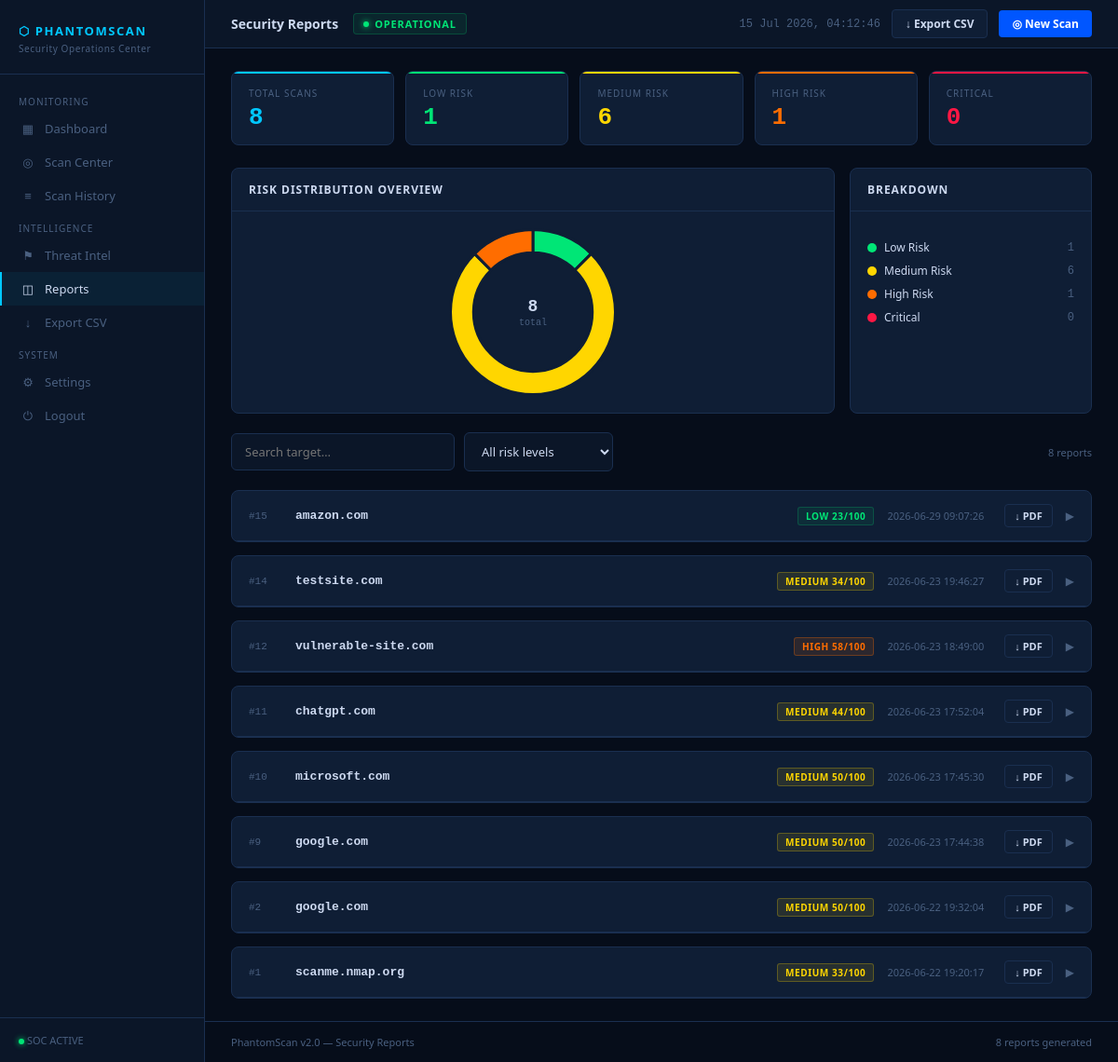
The app's page /reports (signed in), older data.
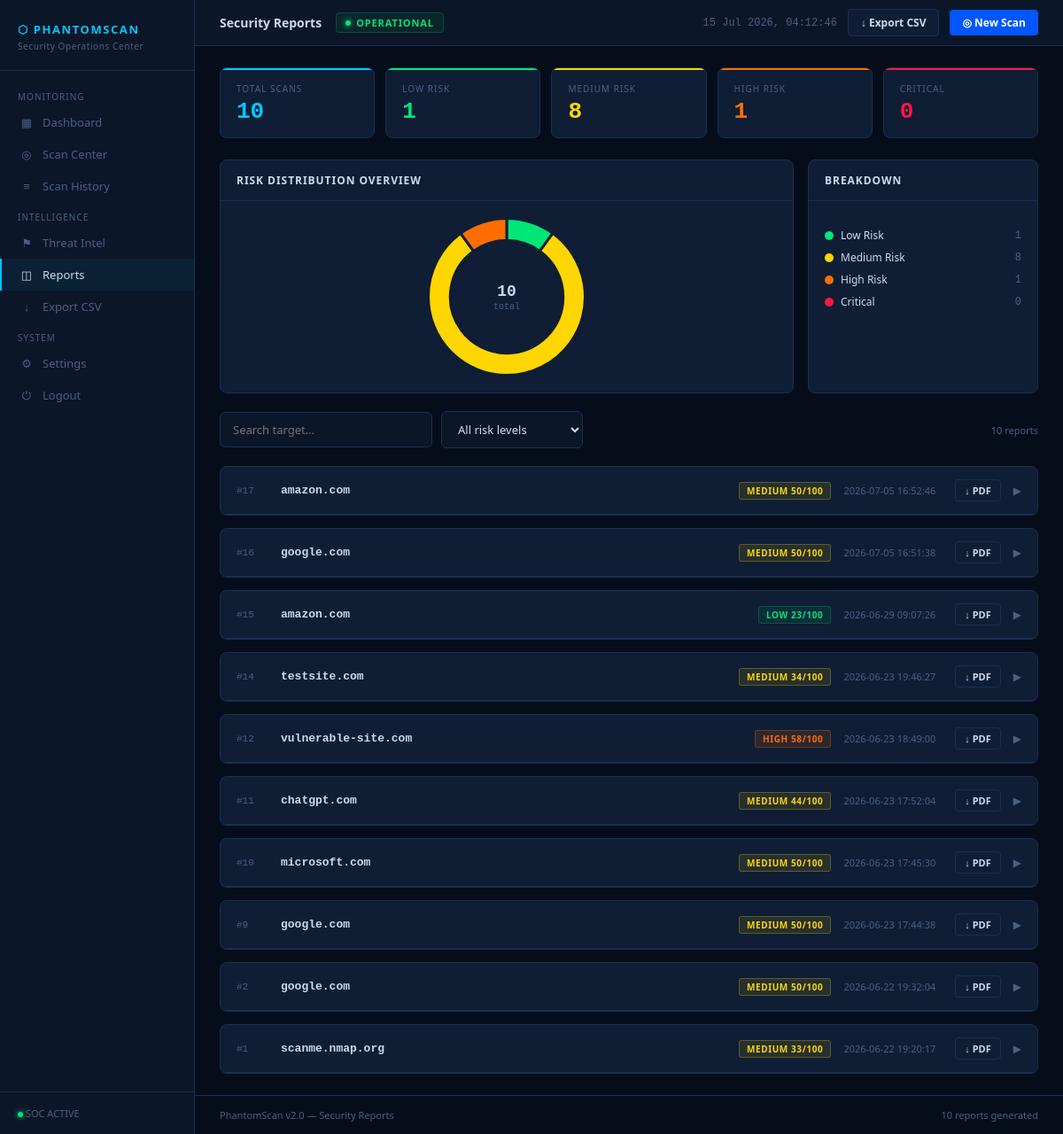
The same page, newer data.
### tables this page shows
CREATE TABLE scans (
            id INTEGER PRIMARY KEY AUTOINCREMENT,
            target TEXT NOT NULL,
            open_ports TEXT,
            ssl_issues TEXT,
            header_issues TEXT,
            risk_score INTEGER,
            timestamp TEXT
        );

### app.py (the view)
@app.route("/reports")
@login_required
def reports():
    rows = get_all_scans()
    enriched = []
    for row in rows:
        score = row[5]
        if   score <= 25: rc, rl = "low",      "LOW"
        elif score <= 50: rc, rl = "medium",   "MEDIUM"
        elif score <= 75: rc, rl = "high",     "HIGH"
        else:             rc, rl = "critical", "CRITICAL"
        try:    ports = ast.literal_eval(row[2])
        except: ports = []
        try:    ssl_list = ast.literal_eval(row[3])
        except: ssl_list = [row[3]] if row[3] else []
        try:    hdr_list = ast.literal_eval(row[4])
        except: hdr_list = [row[4]] if row[4] else []
        enriched.append({
            "id": row[0], "target": row[1],
            "ports": ports, "ssl": ssl_list, "headers": hdr_list,
            "score": score, "risk_class": rc, "risk_label": rl,
            "timestamp": row[6],
        })
    return render_template("reports.html", scans=enriched, stats=get_stats())

### app.py (called while the page is built)
def login_required(f):
    from functools import wraps
    @wraps(f)
    def decorated(*args, **kwargs):
        if "user" not in session:
            return redirect("/login")
        return f(*args, **kwargs)
    return decorated

### db.py (called while the page is built)
def get_all_scans():
    with sqlite3.connect(DB) as conn:
        c = conn.cursor()
        c.execute("SELECT * FROM scans ORDER BY id DESC")
        return c.fetchall()

def get_stats():
    with sqlite3.connect(DB) as conn:
        c = conn.cursor()
        c.execute("SELECT risk_score FROM scans")
        rows = c.fetchall()
    low = medium = high = critical = 0
    for (score,) in rows:
        if score <= 25:
            low += 1
        elif score <= 50:
            medium += 1
        elif score <= 75:
            high += 1
        else:
            critical += 1
    return {
        "total": len(rows),
        "low": low,
        "medium": medium,
        "high": high,
        "critical": critical
    }

### templates/reports.html (shortened to what this page needs)
<!DOCTYPE html>
<html lang="en">
<head>
<link rel="stylesheet" href="/static/style.css">
</head>
<body>
<div class="layout">
<aside class="sidebar">
  <div class="sidebar-logo">
    <div class="wordmark">⬡ PhantomScan</div>
    <div class="tagline">Security Operations Center</div>
  </div>
  <nav class="nav">
    <div class="nav-section">Monitoring</div>
    <a href="/dashboard"><i class="icon">▦</i> Dashboard</a>
    <a href="/"><i class="icon">◎</i> Scan Center</a>
    <a href="/history"><i class="icon">≡</i> Scan History</a>
    <div class="nav-section">Intelligence</div>
    <a href="/threat-intel"><i class="icon">⚑</i> Threat Intel</a>
    <a href="/reports" class="active"><i class="icon">◫</i> Reports</a>
    <a href="/export"><i class="icon">↓</i> Export CSV</a>
    <div class="nav-section">System</div>
    <a href="/settings"><i class="icon">⚙</i> Settings</a>
    <a href="/logout"><i class="icon">⏻</i> Logout</a>
  </nav>
  <div class="sidebar-footer"><span class="status-dot"></span> SOC ACTIVE</div>
</aside>
<div class="main">
  <div class="topbar">
    <div class="topbar-left">
      <span class="page-title">Security Reports</span>
      <span class="soc-badge"><span class="status-dot"></span>OPERATIONAL</span>
    </div>
    <div class="topbar-right">
      <div id="clock"></div>
      <a href="/export" class="btn btn-ghost">↓ Export CSV</a>
      <a href="/" class="btn btn-accent">◎ New Scan</a>
    </div>
  </div>
  <div class="content">
    {% if not scans %}
    <div class="no-data">
      <div style="font-size:40px;margin-bottom:16px">◫</div>
      <p>No scan reports yet.</p>
      <p style="margin-top:8px"><a href="/">Run your first scan</a> to generate a report.</p>
    </div>
    {% else %}
    <div class="summary-strip">
      <div class="sum-card total">
        <div class="sum-label">Total Scans</div>
        <div class="sum-value">{{ stats.total }}</div>
      </div>
      <div class="sum-card low">
        <div class="sum-label">Low Risk</div>
        <div class="sum-value">{{ stats.low }}</div>
      </div>
      <div class="sum-card medium">
        <div class="sum-label">Medium Risk</div>
        <div class="sum-value">{{ stats.medium }}</div>
      </div>
      <div class="sum-card high">
        <div class="sum-label">High Risk</div>
        <div class="sum-value">{{ stats.high }}</div>
      </div>
      <div class="sum-card critical">
        <div class="sum-label">Critical</div>
        <div class="sum-value">{{ stats.critical }}</div>
      </div>
    </div>
    <div class="chart-row">
      <div class="panel">
        <div class="panel-header">
          <div class="panel-title">Risk Distribution Overview</div>
        </div>
        <div class="panel-body">
          <div class="donut-wrap">
            <canvas id="donutChart" width="180" height="180" style="max-width:180px;max-height:180px"></canvas>
            <div class="donut-label" id="donutCenter">
              {{ stats.total }}<span>total</span>
            </div>
          </div>
        </div>
      </div>
      <div class="panel">
        <div class="panel-header"><div class="panel-title">Breakdown</div></div>
        <div class="panel-body">
          <div class="legend-list">
            <div class="legend-item"><span class="legend-dot" style="background:#00e676"></span>Low Risk<span class="legend-val">{{ stats.low }}</span></div>
            <div class="legend-item"><span class="legend-dot" style="background:#ffd600"></span>Medium Risk<span class="legend-val">{{ stats.medium }}</span></div>
            <div class="legend-item"><span class="legend-dot" style="background:#ff6d00"></span>High Risk<span class="legend-val">{{ stats.high }}</span></div>
            <div class="legend-item"><span class="legend-dot" style="background:#ff1744"></span>Critical<span class="legend-val">{{ stats.critical }}</span></div>
          </div>
        </div>
      </div>
    </div>
    <div class="filter-bar">
      <input type="text" class="form-input" id="searchInput" placeholder="Search target…" oninput="filterCards()">
      <select class="form-input form-select" id="riskFilter" onchange="filterCards()">
        <option value="">All risk levels</option>
      </select>
      <span class="rec-count" id="recCount">{{ scans|length }} report{{ 's' if scans|length != 1 else '' }}</span>
    </div>
    <div class="report-cards" id="reportCards">
      {% for s in scans %}
      <div class="report-card" data-target="{{ s.target|lower }}" data-risk="{{ s.risk_class }}">
        <div class="report-card-header" onclick="toggleCard({{ s.id }})">
          <span class="rc-id">#{{ s.id }}</span>
          <span class="rc-target">{{ s.target }}</span>
          <span class="risk-pill risk-{{ s.risk_class }}">{{ s.risk_label }} {{ s.score }}/100</span>
          <span class="rc-time">{{ s.timestamp }}</span>
          <div class="rc-actions" onclick="event.stopPropagation()">
            <a href="/report/{{ s.id }}" class="btn btn-ghost" style="padding:4px 10px;font-size:11px">↓ PDF</a>
          </div>
          <span class="chevron" id="chev-{{ s.id }}">▶</span>
        </div>
      </div>
      {% endfor %}
    </div>
    {% endif %}
  </div>
  <div class="footer">
    <span>PhantomScan v2.0 — Security Reports</span>
    <span>{{ scans|length }} report{{ 's' if scans|length != 1 else '' }} generated</span>
  </div>
</div>
</div>
<script>
function updateClock(){
  document.getElementById("clock").textContent =
    new Date().toLocaleString("en-GB",{day:"2-digit",month:"short",year:"numeric",hour:"2-digit",minute:"2-digit",second:"2-digit"});
}
setInterval(updateClock,1000); updateClock();
/* ── Donut chart ── */
{% if scans %}
(function(){
  const ctx = document.getElementById("donutChart");
  if(!ctx) return;
  const low      = {{ stats.low }};
  const medium   = {{ stats.medium }};
  const high     = {{ stats.high }};
  const critical = {{ stats.critical }};
  const total    = low + medium + high + critical;
  new Chart(ctx, {
    type:"doughnut",
    data:{
      labels:["Low","Medium","High","Critical"],
      datasets:[{
        data: total ? [low,medium,high,critical] : [1,0,0,0],
        backgroundColor:["#00e676","#ffd600","#ff6d00","#ff1744"],
        borderColor:"#0f1e35",
        borderWidth:3,
        hoverOffset:6
      }]
    },
    options:{
      responsive:false,
      cutout:"72%",
      plugins:{
        legend:{display:false},
        tooltip:{
          backgroundColor:"#0b1628", borderColor:"#1a2f50", borderWidth:1,
          titleColor:"#cdd9f0", bodyColor:"#4a6080", padding:10
        }
      }
    }
  });
})();
{% endif %}
/* ── Toggle card ── */
function toggleCard(id){
  const body = document.getElementById("body-"+id);
  const chev = document.getElementById("chev-"+id);
  const open = body.classList.toggle("open");
  chev.classList.toggle("open", open);
  chev.textContent = open ? "▼" : "▶";
}
/* ── Filter ── */
function filterCards(){
  const search = document.getElementById("searchInput").value.toLowerCase();
  const risk   = document.getElementById("riskFilter").value;
  const cards  = document.querySelectorAll(".report-card");
  let visible  = 0;
  cards.forEach(card => {
    const matchSearch = !search || card.dataset.target.includes(search);
    const matchRisk   = !risk   || card.dataset.risk === risk;
    card.style.display = (matchSearch && matchRisk) ? "" : "none";
    if(matchSearch && matchRisk) visible++;
  });
  const rc = document.getElementById("recCount");
  if(rc) rc.textContent = `${visible} report${visible!==1?"s":""}`;
}
</script>
</body>
</html>

### templates/reports.html (style rules this page uses)
.summary-strip { display:grid; grid-template-columns:repeat(5,1fr); gap:12px; margin-bottom:24px; }
.sum-card { background:var(--panel); border:1px solid var(--border); border-radius:8px; padding:16px 18px; position:relative; overflow:hidden; }
.sum-card::before { content:''; position:absolute; top:0;left:0;right:0; height:2px; }
.sum-card.total::before { background:var(--accent); }
.sum-card.low::before { background:var(--green); }
.sum-card.medium::before { background:var(--yellow); }
.sum-card.high::before { background:var(--orange); }
.sum-card.critical::before { background:var(--red); }
.sum-label { font-size:10px; color:var(--muted); text-transform:uppercase; letter-spacing:0.1em; margin-bottom:6px; }
.sum-value { font-size:26px; font-weight:700; font-family:var(--font-mono); line-height:1; }
.sum-card.total .sum-value { color:var(--accent); }
.sum-card.low .sum-value { color:var(--green); }
.sum-card.medium .sum-value { color:var(--yellow); }
.sum-card.high .sum-value { color:var(--orange); }
.sum-card.critical .sum-value { color:var(--red); }
.filter-bar { display:flex; gap:10px; align-items:center; margin-bottom:20px; flex-wrap:wrap; }
.filter-bar input { max-width:240px; }
.filter-bar select { max-width:160px; }
.rec-count { margin-left:auto; font-size:11px; color:var(--muted); }
.report-cards { display:flex; flex-direction:column; gap:14px; }
.report-card { background:var(--panel); border:1px solid var(--border); border-radius:8px; overflow:hidden; animation:fadeIn 0.3s ease; }
.report-card-header { display:flex; align-items:center; gap:14px; padding:14px 18px; border-bottom:1px solid var(--border); cursor:pointer; user-select:none; }
.rc-id { font-family:var(--font-mono); font-size:11px; color:var(--muted); min-width:36px; }
.rc-target { flex:1; font-family:var(--font-mono); font-size:13px; color:var(--text); font-weight:600; }
.rc-time { font-size:11px; color:var(--muted); white-space:nowrap; }
.rc-actions { display:flex; gap:8px; margin-left:8px; }
.chevron { color:var(--muted); font-size:12px; transition:transform 0.2s; }
.chart-row { display:grid; grid-template-columns:1fr 260px; gap:16px; margin-bottom:20px; }
.donut-wrap { position:relative; height:180px; display:flex; align-items:center; justify-content:center; }
.donut-label { position:absolute; text-align:center; font-family:var(--font-mono); font-size:18px; font-weight:700; color:var(--text); pointer-events:none; }
.donut-label span { display:block; font-size:10px; color:var(--muted); font-weight:400; margin-top:2px; }
.legend-list { display:flex; flex-direction:column; gap:8px; padding:12px 0; }
.legend-item { display:flex; align-items:center; gap:8px; font-size:12px; color:var(--text); }
.legend-dot { width:10px; height:10px; border-radius:50%; flex-shrink:0; }
.legend-val { margin-left:auto; font-family:var(--font-mono); color:var(--muted); }

Row changes from the older to the newer data that the page shows:
added scans: id "17", target "amazon.com", risk_label "MEDIUM", score "50", timestamp "2026-07-05 16:52:46"
added scans: id "16", target "google.com", risk_label "MEDIUM", score "50", timestamp "2026-07-05 16:51:38"
Text that changed along with them:
{{ stats.total }}: "8" → "10"
{{ stats.medium }}: "6" → "8"
chart data {{ stats.medium }}: 6 → 8
{{ scans|length }}: "8" → "10"
